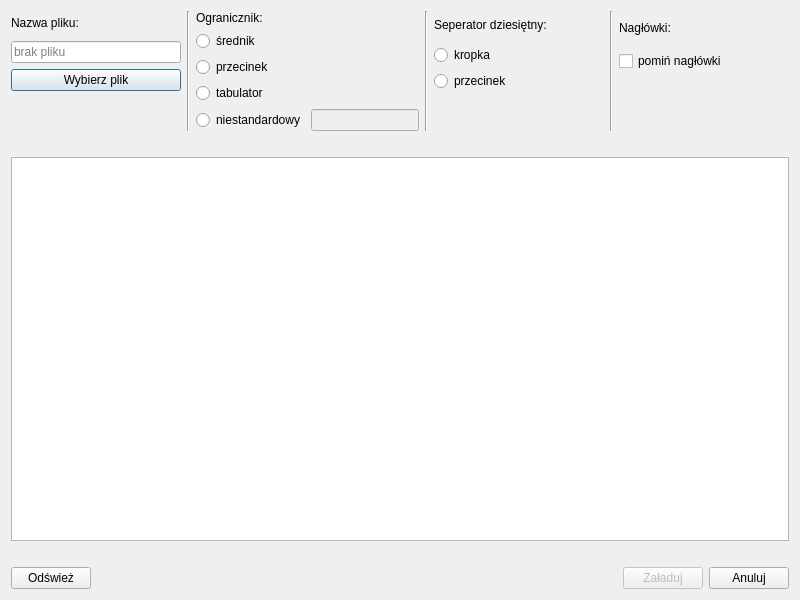
<?xml version="1.0" encoding="UTF-8"?>
<ui version="4.0">
 <class>dialog_add_file</class>
 <widget class="QDialog" name="dialog_add_file">
  <property name="windowModality">
   <enum>Qt::WindowModal</enum>
  </property>
  <property name="geometry">
   <rect>
    <x>0</x>
    <y>0</y>
    <width>800</width>
    <height>600</height>
   </rect>
  </property>
  <property name="minimumSize">
   <size>
    <width>800</width>
    <height>600</height>
   </size>
  </property>
  <property name="windowTitle">
   <string>Dodaj plik</string>
  </property>
  <property name="windowIcon">
   <iconset resource="../images/app-icon/app-icon.qrc">
    <normaloff>:/images/app-icon/dex-icon-512x512.png</normaloff>:/images/app-icon/dex-icon-512x512.png</iconset>
  </property>
  <layout class="QVBoxLayout" name="verticalLayout_5">
   <item>
    <layout class="QHBoxLayout" name="horizontalLayout_3">
     <item>
      <layout class="QVBoxLayout" name="verticalLayout">
       <item>
        <widget class="QLabel" name="label">
         <property name="text">
          <string>Nazwa pliku:</string>
         </property>
        </widget>
       </item>
       <item>
        <widget class="QLineEdit" name="lineEdit_filename">
         <property name="readOnly">
          <bool>true</bool>
         </property>
         <property name="placeholderText">
          <string>brak pliku</string>
         </property>
        </widget>
       </item>
       <item>
        <widget class="QPushButton" name="pushButton_choose_file">
         <property name="text">
          <string>Wybierz plik</string>
         </property>
        </widget>
       </item>
       <item>
        <spacer name="horizontalSpacer_5">
         <property name="orientation">
          <enum>Qt::Horizontal</enum>
         </property>
         <property name="sizeHint" stdset="0">
          <size>
           <width>40</width>
           <height>20</height>
          </size>
         </property>
        </spacer>
       </item>
       <item>
        <spacer name="horizontalSpacer_4">
         <property name="orientation">
          <enum>Qt::Horizontal</enum>
         </property>
         <property name="sizeHint" stdset="0">
          <size>
           <width>40</width>
           <height>20</height>
          </size>
         </property>
        </spacer>
       </item>
      </layout>
     </item>
     <item>
      <widget class="Line" name="line">
       <property name="orientation">
        <enum>Qt::Vertical</enum>
       </property>
      </widget>
     </item>
     <item>
      <layout class="QVBoxLayout" name="verticalLayout_2">
       <item>
        <widget class="QLabel" name="label_2">
         <property name="text">
          <string>Ogranicznik:</string>
         </property>
        </widget>
       </item>
       <item>
        <widget class="QRadioButton" name="radioButton1_semicolon">
         <property name="text">
          <string>średnik</string>
         </property>
        </widget>
       </item>
       <item>
        <widget class="QRadioButton" name="radioButton1_comma">
         <property name="text">
          <string>przecinek</string>
         </property>
        </widget>
       </item>
       <item>
        <widget class="QRadioButton" name="radioButton1_tab">
         <property name="text">
          <string>tabulator</string>
         </property>
        </widget>
       </item>
       <item>
        <layout class="QHBoxLayout" name="horizontalLayout">
         <item>
          <widget class="QRadioButton" name="radioButton1_custom">
           <property name="text">
            <string>niestandardowy</string>
           </property>
          </widget>
         </item>
         <item>
          <widget class="QLineEdit" name="lineEdit_custom_delimiter">
           <property name="enabled">
            <bool>false</bool>
           </property>
          </widget>
         </item>
        </layout>
       </item>
      </layout>
     </item>
     <item>
      <widget class="Line" name="line_2">
       <property name="orientation">
        <enum>Qt::Vertical</enum>
       </property>
      </widget>
     </item>
     <item>
      <layout class="QVBoxLayout" name="verticalLayout_3">
       <item>
        <widget class="QLabel" name="label_3">
         <property name="text">
          <string>Seperator dziesiętny:</string>
         </property>
        </widget>
       </item>
       <item>
        <widget class="QRadioButton" name="radioButton2_dot">
         <property name="text">
          <string>kropka</string>
         </property>
        </widget>
       </item>
       <item>
        <widget class="QRadioButton" name="radioButton2_comma">
         <property name="text">
          <string>przecinek</string>
         </property>
        </widget>
       </item>
       <item>
        <spacer name="horizontalSpacer_9">
         <property name="orientation">
          <enum>Qt::Horizontal</enum>
         </property>
         <property name="sizeHint" stdset="0">
          <size>
           <width>40</width>
           <height>20</height>
          </size>
         </property>
        </spacer>
       </item>
       <item>
        <spacer name="horizontalSpacer_8">
         <property name="orientation">
          <enum>Qt::Horizontal</enum>
         </property>
         <property name="sizeHint" stdset="0">
          <size>
           <width>40</width>
           <height>20</height>
          </size>
         </property>
        </spacer>
       </item>
      </layout>
     </item>
     <item>
      <widget class="Line" name="line_3">
       <property name="orientation">
        <enum>Qt::Vertical</enum>
       </property>
      </widget>
     </item>
     <item>
      <layout class="QVBoxLayout" name="verticalLayout_4">
       <item>
        <widget class="QLabel" name="label_4">
         <property name="text">
          <string>Nagłówki:</string>
         </property>
        </widget>
       </item>
       <item>
        <widget class="QCheckBox" name="checkBox_skip_headers">
         <property name="text">
          <string>pomiń nagłówki</string>
         </property>
        </widget>
       </item>
       <item>
        <spacer name="horizontalSpacer_10">
         <property name="orientation">
          <enum>Qt::Horizontal</enum>
         </property>
         <property name="sizeHint" stdset="0">
          <size>
           <width>40</width>
           <height>20</height>
          </size>
         </property>
        </spacer>
       </item>
       <item>
        <spacer name="horizontalSpacer_7">
         <property name="orientation">
          <enum>Qt::Horizontal</enum>
         </property>
         <property name="sizeHint" stdset="0">
          <size>
           <width>40</width>
           <height>20</height>
          </size>
         </property>
        </spacer>
       </item>
       <item>
        <spacer name="horizontalSpacer_6">
         <property name="orientation">
          <enum>Qt::Horizontal</enum>
         </property>
         <property name="sizeHint" stdset="0">
          <size>
           <width>40</width>
           <height>20</height>
          </size>
         </property>
        </spacer>
       </item>
      </layout>
     </item>
    </layout>
   </item>
   <item>
    <spacer name="horizontalSpacer_3">
     <property name="orientation">
      <enum>Qt::Horizontal</enum>
     </property>
     <property name="sizeHint" stdset="0">
      <size>
       <width>40</width>
       <height>20</height>
      </size>
     </property>
    </spacer>
   </item>
   <item>
    <widget class="QTableView" name="tableView_data_table"/>
   </item>
   <item>
    <spacer name="horizontalSpacer_2">
     <property name="orientation">
      <enum>Qt::Horizontal</enum>
     </property>
     <property name="sizeHint" stdset="0">
      <size>
       <width>40</width>
       <height>20</height>
      </size>
     </property>
    </spacer>
   </item>
   <item>
    <layout class="QHBoxLayout" name="horizontalLayout_2">
     <item>
      <widget class="QPushButton" name="pushButton_refresh">
       <property name="text">
        <string>Odśwież</string>
       </property>
      </widget>
     </item>
     <item>
      <spacer name="horizontalSpacer">
       <property name="orientation">
        <enum>Qt::Horizontal</enum>
       </property>
       <property name="sizeHint" stdset="0">
        <size>
         <width>40</width>
         <height>20</height>
        </size>
       </property>
      </spacer>
     </item>
     <item>
      <widget class="QPushButton" name="pushButton_load">
       <property name="enabled">
        <bool>false</bool>
       </property>
       <property name="text">
        <string>Załaduj</string>
       </property>
      </widget>
     </item>
     <item>
      <widget class="QPushButton" name="pushButton_cancel">
       <property name="text">
        <string>Anuluj</string>
       </property>
      </widget>
     </item>
    </layout>
   </item>
  </layout>
 </widget>
 <resources>
  <include location="../images/app-icon/app-icon.qrc"/>
 </resources>
 <connections/>
</ui>
